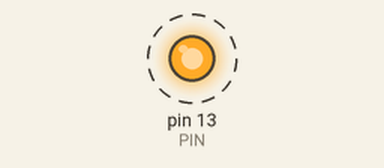
This sketch was run on a simulated Arduino Uno, built with avr-gcc and run on an emulated ATmega328P. Shown: output pins drawn as LEDs (lit = HIGH). Dashed ring = blinking.

Above: at 0.02 s.
Timing chart, 0 to 3.0 s (numbered marks = the images above):
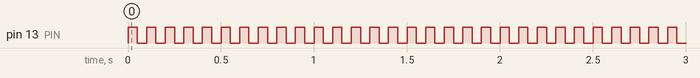

Measured:
- by itself, pin 13 (PIN): alternates HIGH for 0.05 s and LOW for 0.05 s

The sketch:

blinker.ino
```cpp
static const int PIN = 13;
static const uint32_t DELAY = 50;

static int counter = 0;

void setup() {
  pinMode(PIN, OUTPUT);
}

void loop() {
  counter++;
  digitalWrite(PIN, (counter % 2) ? HIGH : LOW);
  delay(DELAY);
}
```
